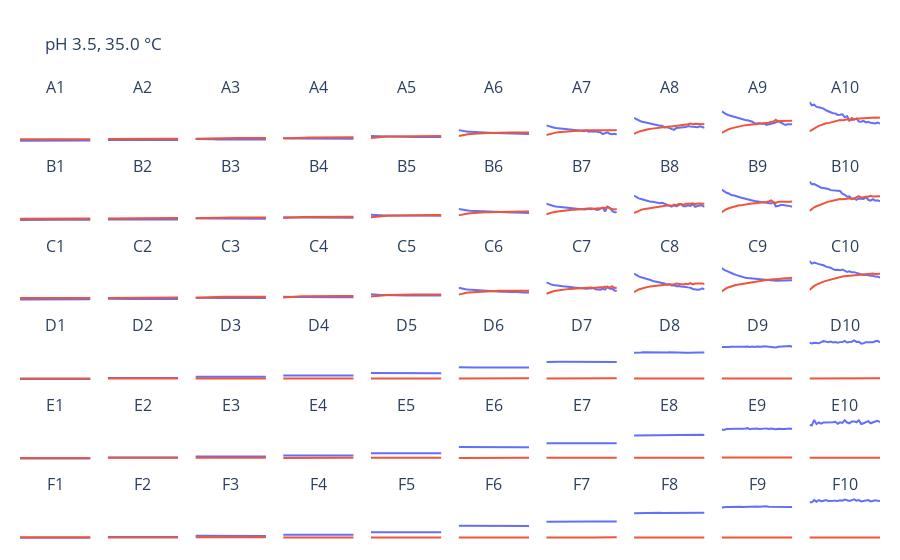

The notebook cell this image was saved under:
### Markdown cell above
### Visualize plate data

### Code cell
plate.visualize(zoom=False)
